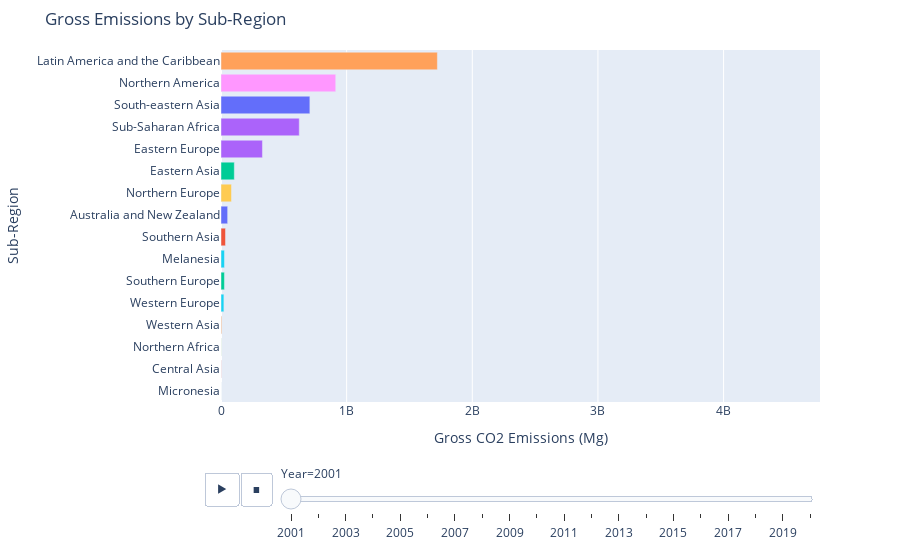
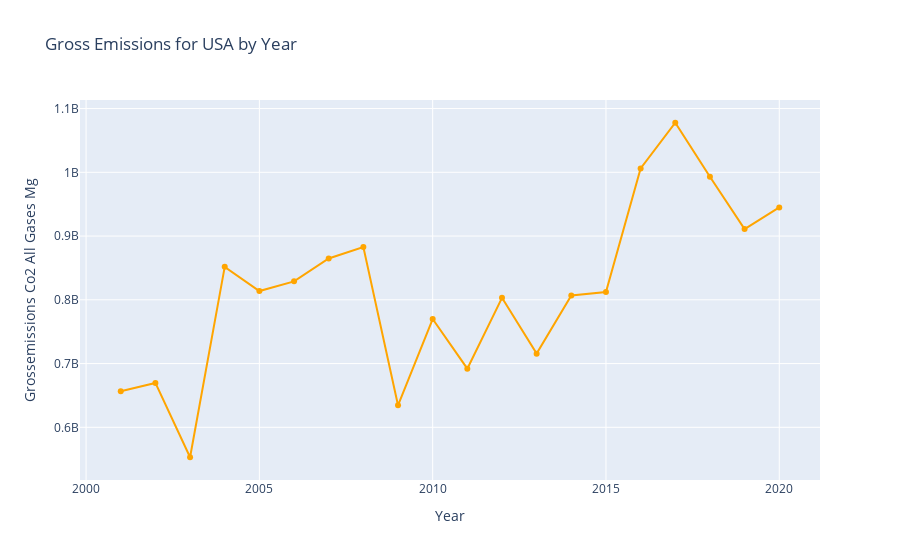

Notebook source saved alongside these figures, in order:
### Code cell
visualizer.map_country("GrossEmissions_Co2_all_gases_Mg", "Global Gross Emissions by Country", "Blues","Gross CO2 Emissions (Mg)", output_mode="show")
visualizer.map_region("GrossEmissions_Co2_all_gases_Mg", "Global Gross Emissions by Sub-Region", "Blues","Gross CO2 Emissions (Mg)", output_mode="show")
visualizer.top_regions("GrossEmissions_Co2_all_gases_Mg", "Gross Emissions by Sub-Region","Gross CO2 Emissions (Mg)", output_mode="show")
visualizer.country_trend("USA", "GrossEmissions_Co2_all_gases_Mg", "Gross Emissions for USA by Year", "orange", output_mode="show")
visualizer.global_trend("GrossEmissions_Co2_all_gases_Mg", "Total Gross Emissions Worldwide by Year", "purple","Gross CO2 Emissions (Mg)", output_mode="show")

### Figure 1 — Plotly figure (JSON) as saved in the notebook; plotly's stock layout.template omitted (floating-point values rounded to 4 significant figures)
{"data": [{"alignmentgroup": "True", "hovertemplate": "Sub-Region=%{y}<br>Year=2001<br>Grossemissions Co2 All Gases Mg=%{x}<extra></extra>", "legendgroup": "Australia and New Zealand", "marker": {"color": "#636efa", "pattern": {"shape": ""}}, "name": "Australia and New Zealand", "offsetgroup": "Australia and New Zealand", "orientation": "h", "showlegend": true, "textposition": "auto", "type": "bar", "x": [52900000.0], "xaxis": "x", "y": ["Australia and New Zealand"], "yaxis": "y"}, {"alignmentgroup": "True", "hovertemplate": "Sub-Region=%{y}<br>Year=2001<br>Grossemissions Co2 All Gases Mg=%{x}<extra></extra>", "legendgroup": "Central Asia", "marker": {"color": "#EF553B", "pattern": {"shape": ""}}, "name": "Central Asia", "offsetgroup": "Central Asia", "orientation": "h", "showlegend": true, "textposition": "auto", "type": "bar", "x": [1356000.0], "xaxis": "x", "y": ["Central Asia"], "yaxis": "y"}, {"alignmentgroup": "True", "hovertemplate": "Sub-Region=%{y}<br>Year=2001<br>Grossemissions Co2 All Gases Mg=%{x}<extra></extra>", "legendgroup": "Eastern Asia", "marker": {"color": "#00cc96", "pattern": {"shape": ""}}, "name": "Eastern Asia", "offsetgroup": "Eastern Asia", "orientation": "h", "showlegend": true, "textposition": "auto", "type": "bar", "x": [106000000.0], "xaxis": "x", "y": ["Eastern Asia"], "yaxis": "y"}, {"alignmentgroup": "True", "hovertemplate": "Sub-Region=%{y}<br>Year=2001<br>Grossemissions Co2 All Gases Mg=%{x}<extra></extra>", "legendgroup": "Eastern Europe", "marker": {"color": "#ab63fa", "pattern": {"shape": ""}}, "name": "Eastern Europe", "offsetgroup": "Eastern Europe", "orientation": "h", "showlegend": true, "textposition": "auto", "type": "bar", "x": [329900000.0], "xaxis": "x", "y": ["Eastern Europe"], "yaxis": "y"}, {"alignmentgroup": "True", "hovertemplate": "Sub-Region=%{y}<br>Year=2001<br>Grossemissions Co2 All Gases Mg=%{x}<extra></extra>", "legendgroup": "Latin America and the Caribbean", "marker": {"color": "#FFA15A", "pattern": {"shape": ""}}, "name": "Latin America and the Caribbean", "offsetgroup": "Latin America and the Caribbean", "orientation": "h", "showlegend": true, "textposition": "auto", "type": "bar", "x": [1722000000.0], "xaxis": "x", "y": ["Latin America and the Caribbean"], "yaxis": "y"}, {"alignmentgroup": "True", "hovertemplate": "Sub-Region=%{y}<br>Year=2001<br>Grossemissions Co2 All Gases Mg=%{x}<extra></extra>", "legendgroup": "Melanesia", "marker": {"color": "#19d3f3", "pattern": {"shape": ""}}, "name": "Melanesia", "offsetgroup": "Melanesia", "orientation": "h", "showlegend": true, "textposition": "auto", "type": "bar", "x": [27560000.0], "xaxis": "x", "y": ["Melanesia"], "yaxis": "y"}, {"alignmentgroup": "True", "hovertemplate": "Sub-Region=%{y}<br>Year=2001<br>Grossemissions Co2 All Gases Mg=%{x}<extra></extra>", "legendgroup": "Micronesia", "marker": {"color": "#FF6692", "pattern": {"shape": ""}}, "name": "Micronesia", "offsetgroup": "Micronesia", "orientation": "h", "showlegend": true, "textposition": "auto", "type": "bar", "x": [37590.0], "xaxis": "x", "y": ["Micronesia"], "yaxis": "y"}, {"alignmentgroup": "True", "hovertemplate": "Sub-Region=%{y}<br>Year=2001<br>Grossemissions Co2 All Gases Mg=%{x}<extra></extra>", "legendgroup": "Northern Africa", "marker": {"color": "#B6E880", "pattern": {"shape": ""}}, "name": "Northern Africa", "offsetgroup": "Northern Africa", "orientation": "h", "showlegend": true, "textposition": "auto", "type": "bar", "x": [1449000.0], "xaxis": "x", "y": ["Northern Africa"], "yaxis": "y"}, {"alignmentgroup": "True", "hovertemplate": "Sub-Region=%{y}<br>Year=2001<br>Grossemissions Co2 All Gases Mg=%{x}<extra></extra>", "legendgroup": "Northern America", "marker": {"color": "#FF97FF", "pattern": {"shape": ""}}, "name": "Northern America", "offsetgroup": "Northern America", "orientation": "h", "showlegend": true, "textposition": "auto", "type": "bar", "x": [913200000.0], "xaxis": "x", "y": ["Northern America"], "yaxis": "y"}, {"alignmentgroup": "True", "hovertemplate": "Sub-Region=%{y}<br>Year=2001<br>Grossemissions Co2 All Gases Mg=%{x}<extra></extra>", "legendgroup": "Northern Europe", "marker": {"color": "#FECB52", "pattern": {"shape": ""}}, "name": "Northern Europe", "offsetgroup": "Northern Europe", "orientation": "h", "showlegend": true, "textposition": "auto", "type": "bar", "x": [83560000.0], "xaxis": "x", "y": ["Northern Europe"], "yaxis": "y"}, {"alignmentgroup": "True", "hovertemplate": "Sub-Region=%{y}<br>Year=2001<br>Grossemissions Co2 All Gases Mg=%{x}<extra></extra>", "legendgroup": "South-eastern Asia", "marker": {"color": "#636efa", "pattern": {"shape": ""}}, "name": "South-eastern Asia", "offsetgroup": "South-eastern Asia", "orientation": "h", "showlegend": true, "textposition": "auto", "type": "bar", "x": [707300000.0], "xaxis": "x", "y": ["South-eastern Asia"], "yaxis": "y"}, {"alignmentgroup": "True", "hovertemplate": "Sub-Region=%{y}<br>Year=2001<br>Grossemissions Co2 All Gases Mg=%{x}<extra></extra>", "legendgroup": "Southern Asia", "marker": {"color": "#EF553B", "pattern": {"shape": ""}}, "name": "Southern Asia", "offsetgroup": "Southern Asia", "orientation": "h", "showlegend": true, "textposition": "auto", "type": "bar", "x": [35910000.0], "xaxis": "x", "y": ["Southern Asia"], "yaxis": "y"}, {"alignmentgroup": "True", "hovertemplate": "Sub-Region=%{y}<br>Year=2001<br>Grossemissions Co2 All Gases Mg=%{x}<extra></extra>", "legendgroup": "Southern Europe", "marker": {"color": "#00cc96", "pattern": {"shape": ""}}, "name": "Southern Europe", "offsetgroup": "Southern Europe", "orientation": "h", "showlegend": true, "textposition": "auto", "type": "bar", "x": [27240000.0], "xaxis": "x", "y": ["Southern Europe"], "yaxis": "y"}, {"alignmentgroup": "True", "hovertemplate": "Sub-Region=%{y}<br>Year=2001<br>Grossemissions Co2 All Gases Mg=%{x}<extra></extra>", "legendgroup": "Sub-Saharan Africa", "marker": {"color": "#ab63fa", "pattern": {"shape": ""}}, "name": "Sub-Saharan Africa", "offsetgroup": "Sub-Saharan Africa", "orientation": "h", "showlegend": true, "textposition": "auto", "type": "bar", "x": [622800000.0], "xaxis": "x", "y": ["Sub-Saharan Africa"], "yaxis": "y"}, {"alignmentgroup": "True", "hovertemplate": "Sub-Region=%{y}<br>Year=2001<br>Grossemissions Co2 All Gases Mg=%{x}<extra></extra>", "legendgroup": "Western Asia", "marker": {"color": "#FFA15A", "pattern": {"shape": ""}}, "name": "Western Asia", "offsetgroup": "Western Asia", "orientation": "h", "showlegend": true, "textposition": "auto", "type": "bar", "x": [5802000.0], "xaxis": "x", "y": ["Western Asia"], "yaxis": "y"}, {"alignmentgroup": "True", "hovertemplate": "Sub-Region=%{y}<br>Year=2001<br>Grossemissions Co2 All Gases Mg=%{x}<extra></extra>", "legendgroup": "Western Europe", "marker": {"color": "#19d3f3", "pattern": {"shape": ""}}, "name": "Western Europe", "offsetgroup": "Western Europe", "orientation": "h", "showlegend": true, "textposition": "auto", "type": "bar", "x": [22900000.0], "xaxis": "x", "y": ["Western Europe"], "yaxis": "y"}], "layout": {"barmode": "relative", "legend": {"title": {"text": "Sub-Region"}, "tracegroupgap": 0}, "margin": {"b": 50, "t": 50}, "showlegend": false, "sliders": [{"active": 0, "currentvalue": {"prefix": "Year="}, "len": 0.9, "pad": {"b": 10, "t": 60}, "steps": [{"args": [["2001"], {"frame": {"duration": 0, "redraw": true}, "fromcurrent": true, "mode": "immediate", "transition": {"duration": 0, "easing": "linear"}}], "label": "2001", "method": "animate"}, {"args": [["2002"], {"frame": {"duration": 0, "redraw": true}, "fromcurrent": true, "mode": "immediate", "transition": {"duration": 0, "easing": "linear"}}], "label": "2002", "method": "animate"}, {"args": [["2003"], {"frame": {"duration": 0, "redraw": true}, "fromcurrent": true, "mode": "immediate", "transition": {"duration": 0, "easing": "linear"}}], "label": "2003", "method": "animate"}, {"args": [["2004"], {"frame": {"duration": 0, "redraw": true}, "fromcurrent": true, "mode": "immediate", "transition": {"duration": 0, "easing": "linear"}}], "label": "2004", "method": "animate"}, {"args": [["2005"], {"frame": {"duration": 0, "redraw": true}, "fromcurrent": true, "mode": "immediate", "transition": {"duration": 0, "easing": "linear"}}], "label": "2005", "method": "animate"}, {"args": [["2006"], {"frame": {"duration": 0, "redraw": true}, "fromcurrent": true, "mode": "immediate", "transition": {"duration": 0, "easing": "linear"}}], "label": "2006", "method": "animate"}, {"args": [["2007"], {"frame": {"duration": 0, "redraw": true}, "fromcurrent": true, "mode": "immediate", "transition": {"duration": 0, "easing": "linear"}}], "label": "2007", "method": "animate"}, {"args": [["2008"], {"frame": {"duration": 0, "redraw": true}, "fromcurrent": true, "mode": "immediate", "transition": {"duration": 0, "easing": "linear"}}], "label": "2008", "method": "animate"}, {"args": [["2009"], {"frame": {"duration": 0, "redraw": true}, "fromcurrent": true, "mode": "immediate", "transition": {"duration": 0, "easing": "linear"}}], "label": "2009", "method": "animate"}, {"args": [["2010"], {"frame": {"duration": 0, "redraw": true}, "fromcurrent": true, "mode": "immediate", "transition": {"duration": 0, "easing": "linear"}}], "label": "2010", "method": "animate"}, {"args": [["2011"], {"frame": {"duration": 0, "redraw": true}, "fromcurrent": true, "mode": "immediate", "transition": {"duration": 0, "easing": "linear"}}], "label": "2011", "method": "animate"}, {"args": [["2012"], {"frame": {"duration": 0, "redraw": true}, "fromcurrent": true, "mode": "immediate", "transition": {"duration": 0, "easing": "linear"}}], "label": "2012", "method": "animate"}, {"args": [["2013"], {"frame": {"duration": 0, "redraw": true}, "fromcurrent": true, "mode": "immediate", "transition": {"duration": 0, "easing": "linear"}}], "label": "2013", "method": "animate"}, {"args": [["2014"], {"frame": {"duration": 0, "redraw": true}, "fromcurrent": true, "mode": "immediate", "transition": {"duration": 0, "easing": "linear"}}], "label": "2014", "method": "animate"}, {"args": [["2015"], {"frame": {"duration": 0, "redraw": true}, "fromcurrent": true, "mode": "immediate", "transition": {"duration": 0, "easing": "linear"}}], "label": "2015", "method": "animate"}, {"args": [["2016"], {"frame": {"duration": 0, "redraw": true}, "fromcurrent": true, "mode": "immediate", "transition": {"duration": 0, "easing": "linear"}}], "label": "2016", "method": "animate"}, {"args": [["2017"], {"frame": {"duration": 0, "redraw": true}, "fromcurrent": true, "mode": "immediate", "transition": {"duration": 0, "easing": "linear"}}], "label": "2017", "method": "animate"}, {"args": [["2018"], {"frame": {"duration": 0, "redraw": true}, "fromcurrent": true, "mode": "immediate", "transition": {"duration": 0, "easing": "linear"}}], "label": "2018", "method": "animate"}, {"args": [["2019"], {"frame": {"duration": 0, "redraw": true}, "fromcurrent": true, "mode": "immediate", "transition": {"duration": 0, "easing": "linear"}}], "label": "2019", "method": "animate"}, {"args": [["2020"], {"frame": {"duration": 0, "redraw": true}, "fromcurrent": true, "mode": "immediate", "transition": {"duration": 0, "easing": "linear"}}], "label": "2020", "method": "animate"}], "x": 0.1, "xanchor": "left", "y": 0, "yanchor": "top"}], "title": {"text": "Gross Emissions by Sub-Region"}, "updatemenus": [{"buttons": [{"args": [null, {"frame": {"duration": 1000, "redraw": true}, "fromcurrent": true, "mode": "immediate", "transition": {"duration": 500, "easing": "linear"}}], "label": "&#9654;", "method": "animate"}, {"args": [[null], {"frame": {"duration": 0, "redraw": true}, "fromcurrent": true, "mode": "immediate", "transition": {"duration": 0, "easing": "linear"}}], "label": "&#9724;", "method": "animate"}], "direction": "left", "pad": {"r": 10, "t": 70}, "showactive": false, "type": "buttons", "x": 0.1, "xanchor": "right", "y": 0, "yanchor": "top"}], "xaxis": {"anchor": "y", "domain": [0, 1], "range": [0, 4767000000.0], "title": {"text": "Gross CO2 Emissions (Mg)"}}, "yaxis": {"anchor": "x", "categoryarray": ["Western Europe", "Western Asia", "Sub-Saharan Africa", "Southern Europe", "Southern Asia", "South-eastern Asia", "Northern Europe", "Northern America", "Northern Africa", "Micronesia", "Melanesia", "Latin America and the Caribbean", "Eastern Europe", "Eastern Asia", "Central Asia", "Australia and New Zealand"], "categoryorder": "total ascending", "domain": [0, 1], "title": {"text": "Sub-Region"}}}}

### Figure 2 — Plotly figure (JSON) as saved in the notebook; plotly's stock layout.template omitted (floating-point values rounded to 4 significant figures)
{"data": [{"marker": {"color": "orange"}, "mode": "lines+markers", "name": "USA", "type": "scatter", "x": [2001, 2002, 2003, 2004, 2005, 2006, 2007, 2008, 2009, 2010, 2011, 2012, 2013, 2014, 2015, 2016, 2017, 2018, 2019, 2020], "y": [656500000.0, 669600000.0, 553061275, 851700000.0, 813700000.0, 829000000.0, 864800000.0, 882900000.0, 634500000.0, 769800000.0, 692000000.0, 803100000.0, 715600000.0, 806855524, 812100000.0, 1006112730, 1077725252, 993100000.0, 910998395, 944928281]}], "layout": {"showlegend": false, "title": {"text": "Gross Emissions for USA by Year"}, "xaxis": {"title": {"text": "Year"}}, "yaxis": {"title": {"text": "Grossemissions Co2 All Gases Mg"}}}}
